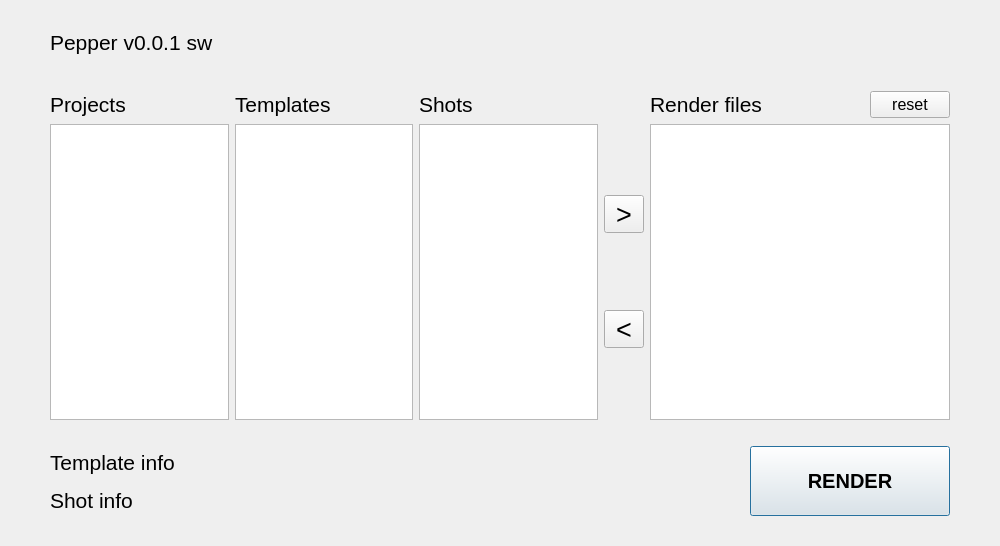
<?xml version="1.0" encoding="UTF-8"?>
<ui version="4.0">
 <class>Dialog</class>
 <widget class="QDialog" name="Dialog">
  <property name="geometry">
   <rect>
    <x>0</x>
    <y>0</y>
    <width>1000</width>
    <height>546</height>
   </rect>
  </property>
  <property name="windowTitle">
   <string>Dialog</string>
  </property>
  <layout class="QGridLayout" name="gridLayout_2">
   <property name="leftMargin">
    <number>50</number>
   </property>
   <property name="topMargin">
    <number>30</number>
   </property>
   <property name="rightMargin">
    <number>50</number>
   </property>
   <property name="bottomMargin">
    <number>30</number>
   </property>
   <item row="2" column="0">
    <layout class="QHBoxLayout" name="horizontalLayout">
     <item>
      <layout class="QVBoxLayout" name="verticalLayout_3">
       <item>
        <widget class="QLabel" name="template_info">
         <property name="font">
          <font>
           <pointsize>16</pointsize>
          </font>
         </property>
         <property name="text">
          <string>Template info</string>
         </property>
        </widget>
       </item>
       <item>
        <widget class="QLabel" name="shot_info">
         <property name="font">
          <font>
           <pointsize>16</pointsize>
          </font>
         </property>
         <property name="text">
          <string>Shot info</string>
         </property>
        </widget>
       </item>
      </layout>
     </item>
     <item>
      <spacer name="horizontalSpacer">
       <property name="orientation">
        <enum>Qt::Horizontal</enum>
       </property>
       <property name="sizeType">
        <enum>QSizePolicy::Fixed</enum>
       </property>
       <property name="sizeHint" stdset="0">
        <size>
         <width>130</width>
         <height>20</height>
        </size>
       </property>
      </spacer>
     </item>
     <item>
      <widget class="QPushButton" name="render_btn">
       <property name="sizePolicy">
        <sizepolicy hsizetype="Fixed" vsizetype="Fixed">
         <horstretch>0</horstretch>
         <verstretch>0</verstretch>
        </sizepolicy>
       </property>
       <property name="minimumSize">
        <size>
         <width>200</width>
         <height>70</height>
        </size>
       </property>
       <property name="font">
        <font>
         <pointsize>15</pointsize>
         <weight>75</weight>
         <bold>true</bold>
        </font>
       </property>
       <property name="text">
        <string>RENDER</string>
       </property>
      </widget>
     </item>
    </layout>
   </item>
   <item row="1" column="0">
    <spacer name="verticalSpacer_2">
     <property name="orientation">
      <enum>Qt::Vertical</enum>
     </property>
     <property name="sizeType">
      <enum>QSizePolicy::Fixed</enum>
     </property>
     <property name="sizeHint" stdset="0">
      <size>
       <width>20</width>
       <height>20</height>
      </size>
     </property>
    </spacer>
   </item>
   <item row="0" column="0">
    <layout class="QVBoxLayout" name="verticalLayout_2">
     <item>
      <widget class="QLabel" name="label_3">
       <property name="font">
        <font>
         <pointsize>16</pointsize>
        </font>
       </property>
       <property name="text">
        <string>Pepper v0.0.1 sw</string>
       </property>
      </widget>
     </item>
     <item>
      <layout class="QGridLayout" name="gridLayout_3">
       <item row="2" column="2">
        <widget class="QListView" name="lv_shot">
         <property name="selectionMode">
          <enum>QAbstractItemView::ExtendedSelection</enum>
         </property>
        </widget>
       </item>
       <item row="2" column="3">
        <layout class="QVBoxLayout" name="verticalLayout_4">
         <item>
          <widget class="QToolButton" name="append_btn">
           <property name="minimumSize">
            <size>
             <width>6</width>
             <height>4</height>
            </size>
           </property>
           <property name="font">
            <font>
             <pointsize>20</pointsize>
             <weight>50</weight>
             <bold>false</bold>
            </font>
           </property>
           <property name="text">
            <string>&gt;</string>
           </property>
          </widget>
         </item>
         <item>
          <widget class="QToolButton" name="del_btn">
           <property name="font">
            <font>
             <pointsize>20</pointsize>
             <weight>50</weight>
             <bold>false</bold>
            </font>
           </property>
           <property name="text">
            <string>&lt;</string>
           </property>
          </widget>
         </item>
        </layout>
       </item>
       <item row="1" column="2">
        <widget class="QLabel" name="label_4">
         <property name="font">
          <font>
           <pointsize>16</pointsize>
          </font>
         </property>
         <property name="text">
          <string>Shots</string>
         </property>
        </widget>
       </item>
       <item row="0" column="0">
        <spacer name="verticalSpacer">
         <property name="orientation">
          <enum>Qt::Vertical</enum>
         </property>
         <property name="sizeType">
          <enum>QSizePolicy::Fixed</enum>
         </property>
         <property name="sizeHint" stdset="0">
          <size>
           <width>50</width>
           <height>30</height>
          </size>
         </property>
        </spacer>
       </item>
       <item row="2" column="5">
        <widget class="QListView" name="lv_render">
         <property name="sizePolicy">
          <sizepolicy hsizetype="Expanding" vsizetype="Expanding">
           <horstretch>0</horstretch>
           <verstretch>0</verstretch>
          </sizepolicy>
         </property>
         <property name="minimumSize">
          <size>
           <width>300</width>
           <height>0</height>
          </size>
         </property>
         <property name="selectionMode">
          <enum>QAbstractItemView::ExtendedSelection</enum>
         </property>
        </widget>
       </item>
       <item row="1" column="1">
        <widget class="QLabel" name="label_2">
         <property name="font">
          <font>
           <pointsize>16</pointsize>
          </font>
         </property>
         <property name="text">
          <string>Templates</string>
         </property>
        </widget>
       </item>
       <item row="1" column="0">
        <widget class="QLabel" name="label">
         <property name="font">
          <font>
           <pointsize>16</pointsize>
          </font>
         </property>
         <property name="text">
          <string>Projects</string>
         </property>
        </widget>
       </item>
       <item row="2" column="0">
        <widget class="QListView" name="lv_proj"/>
       </item>
       <item row="1" column="5">
        <layout class="QHBoxLayout" name="horizontalLayout_2">
         <item>
          <widget class="QLabel" name="label_5">
           <property name="font">
            <font>
             <pointsize>16</pointsize>
            </font>
           </property>
           <property name="text">
            <string>Render files</string>
           </property>
          </widget>
         </item>
         <item>
          <widget class="QPushButton" name="reset_btn">
           <property name="sizePolicy">
            <sizepolicy hsizetype="Fixed" vsizetype="Fixed">
             <horstretch>0</horstretch>
             <verstretch>0</verstretch>
            </sizepolicy>
           </property>
           <property name="minimumSize">
            <size>
             <width>0</width>
             <height>0</height>
            </size>
           </property>
           <property name="font">
            <font>
             <pointsize>12</pointsize>
             <weight>50</weight>
             <bold>false</bold>
            </font>
           </property>
           <property name="text">
            <string>reset</string>
           </property>
          </widget>
         </item>
        </layout>
       </item>
       <item row="2" column="1">
        <widget class="QListView" name="lv_temp"/>
       </item>
      </layout>
     </item>
    </layout>
   </item>
  </layout>
 </widget>
 <resources/>
 <connections/>
</ui>
